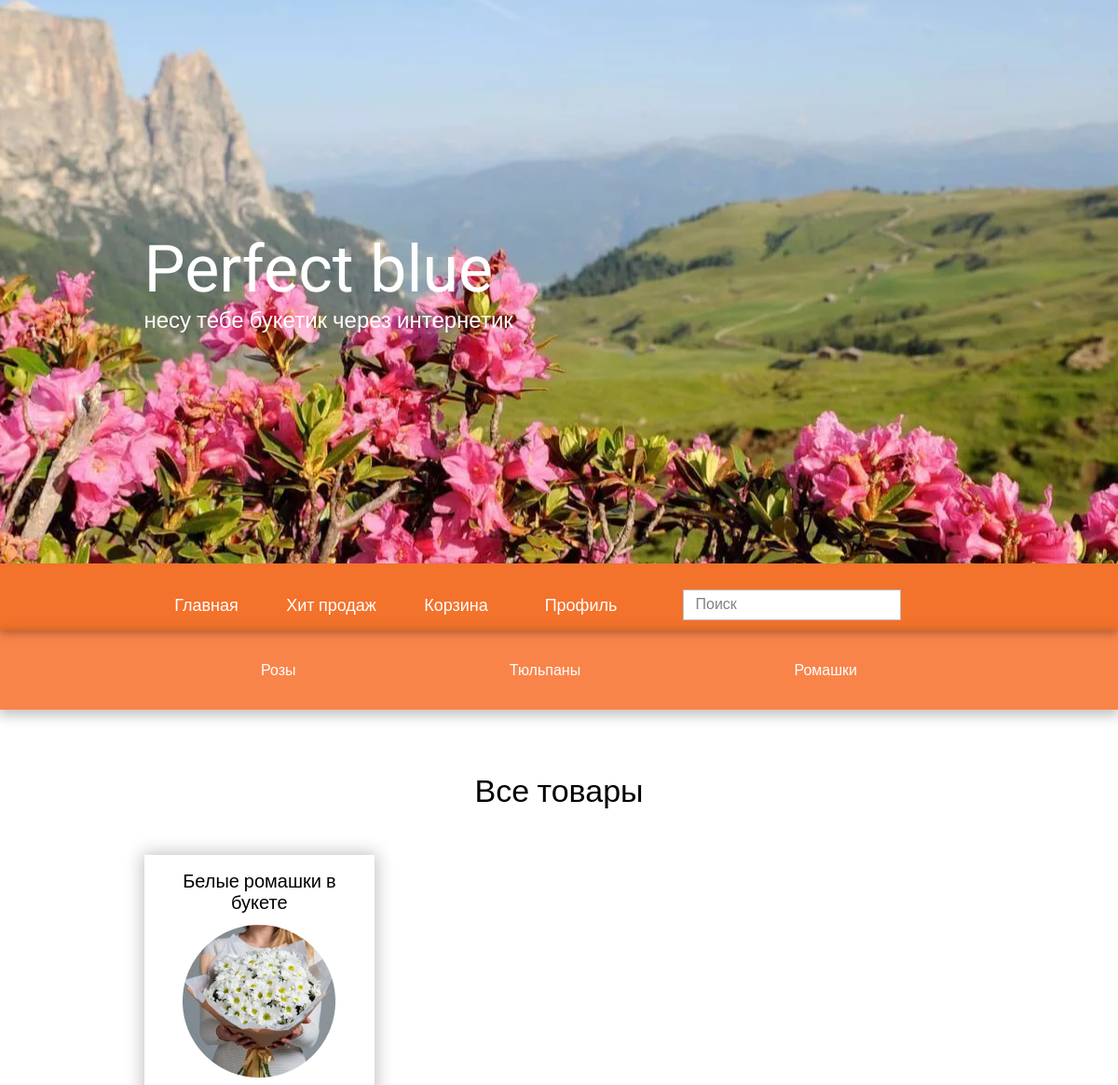
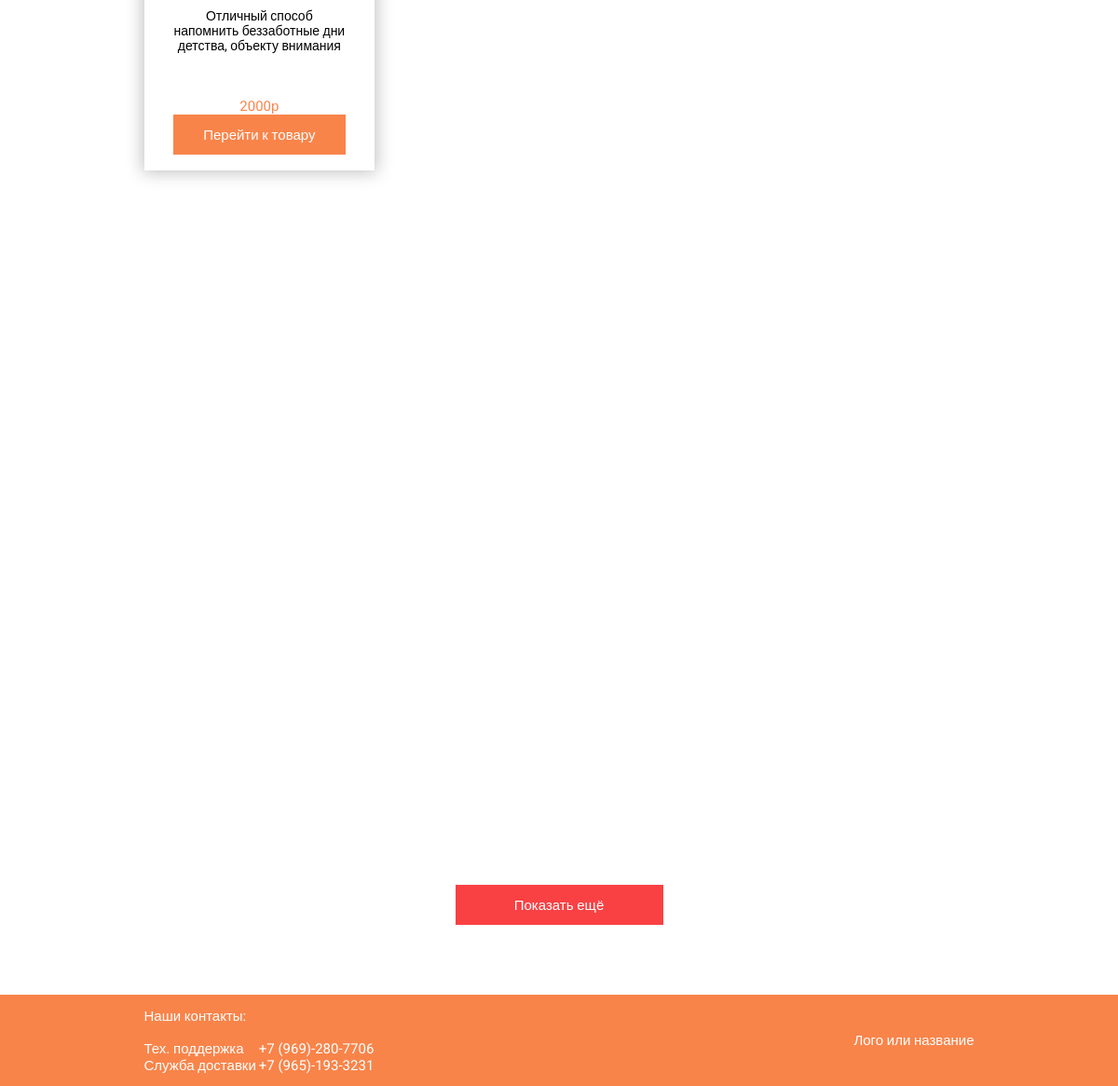
Screenshot of /category/chamomiles/ with the database file from the repository (2 pictures, top to bottom).
### flowers/models.py (models this page shows, shortened)
class Categories(models.Model):
    title = models.CharField(max_length=50, verbose_name='Название')
    slug = models.SlugField(max_length=255, unique=True, db_index=True)
    def __str__(self):
        return self.title
    def get_absolute_url(self):
        return reverse('category', kwargs={'category_slug': self.slug})
    class Meta:
        verbose_name = 'Категория'
        verbose_name_plural = 'Категории'
        ordering = ['id']

class Flowers(models.Model):
    title = models.CharField(max_length=50, verbose_name='Название')
    description = models.TextField(blank=True, verbose_name='Описание')
    price = models.CharField(max_length=10, verbose_name='Цена')
    number_of_purchases = models.IntegerField(default=0, verbose_name='Количество покупок')
    image = models.ImageField(upload_to='photos/%Y/%m/%d/', verbose_name='Фото')
    slug = models.SlugField(max_length=255, unique=True, db_index=True, verbose_name='URL')
    cat = models.ForeignKey('Categories', on_delete=models.CASCADE)
    def get_absolute_url(self):
        return reverse('post', kwargs={'post_slug': self.slug})
    class Meta:
        verbose_name = 'Цветы'
        verbose_name_plural = 'Цветы'
        ordering = ['title', 'price', 'number_of_purchases']

### flowers/views.py (the view)
# urls.py: path('category/<slug:category_slug>/', CategoriesFlowers.as_view(), name='category'),
class CategoriesFlowers(ListView):
    model = Flowers
    template_name = 'flowers/main.html'
    context_object_name = 'flowers'
    def get_queryset(self):
        return Flowers.objects.filter(cat__slug=self.kwargs['category_slug'])
    def get_context_data(self, *, object_list=None, **kwargs):
        context = super().get_context_data(**kwargs)
        context['menu'] = menu
        context['categories'] = cats
        return context

### flowers/templates/flowers/main.html (shortened to what this page needs)
{% extends 'flowers/base.html' %}
{% block header %}
<div class="sub__head">
    <div class="_container">
        <div class="subHead__row">
            <ul class="range">
                {% for c in categories %}
                <li><a href="{{ c.get_absolute_url }}">{{ c }}</a></li>
                {% endfor %}
            </ul>
        </div>
    </div>
</div>
{% endblock %}
{% block content %}
<main class="main">
    <div class="main__titleBlock">
        <div class="_container">
            <div class="main__title">
                Все товары
            </div>
        </div>
    </div>
    <div class="main__body">
        <div class="_container">
            <div class="main__row">
                <div class="main__page">
                    {% for f in flowers %}
                    <div class="page__body">
                        <div class="page__title">
                            {{ f.title }}
                        </div>
                        <div class="page__image">
                            <img src="{{ f.image.url }}" alt="">
                        </div>
                        <div class="page__text">
                            {{ f.description }}
                        </div>
                        <div class="page__price">
                            {{ f.price }}
                        </div>
                        <div class="page__link">
                            <a href="{{ f.get_absolute_url }}">
                                Перейти к товару
                            </a>
                        </div>
                    </div>
                </div>
                <div class="main__page">
                    {% endfor %}
                </div>
            </div>
        </div>
    </div>
    </div>
    <div class="showMore">
        <div class="_container">
            <div class="showMore__body">
                <button class="showMore__button" href="#">Показать ещё</button>
            </div>
        </div>
    </div>
{% endblock %}

### flowers/static/flowers/css/style.css (style rules this page uses)
* { padding: 0; margin: 0; border: 0; }
*, *:before, *:after { -webkit-box-sizing: border-box; box-sizing: border-box; }
html, body { height: 100%; width: 100%; font-size: 100%; line-height: 1; font-size: 14px; -ms-text-size-adjust: 100%; -moz-text-size-adjust: 100%; -webkit-text-size-adjust: 100%; }
input, button, textarea { font-family: inherit; }
button { cursor: pointer; }
a, a:visited { text-decoration: none; }
ul li { list-style: none; }
img { vertical-align: top; }
body { font-family: 'Roboto', sans-serif; }
._container { max-width: 891px; margin: 0 auto; }
.sub__head { position:relative ; box-shadow: 0px 4px 13px 2px rgba(0, 0, 0, 0.25); }
.subHead__row { min-height: 85px; display: flex; justify-content: center; align-items: center; }
.range { min-width: 640px; display: flex; justify-content: space-between; }
.range a { font-size: 16px; line-height: 19px; color: #FFFFFF; }
.main { min-height: 1286px; }
.main__titleBlock { margin: 0px 0px 49px 0px; }
.main__title { font-size: 34px; line-height: 40px; display: flex; justify-content: center; margin: 67px 0px 0px 0px; }
.main__row { margin: 0px -37px; display: flex; flex-wrap: wrap; }
.main__page { margin-bottom: 108px; flex: 0 1 33.3333%; padding: 0px 37px; min-height: 414px; }
.page__body { padding: 0px 31px 0px 31px; box-shadow: 0px 0px 17px 2px rgba(0, 0, 0, 0.25); display: flex; flex-direction: column; }
.page__title { text-align: center; margin-top: 17px; margin-bottom: 12px; font-size: 20px; line-height: 23px; }
.page__image { display: flex; justify-content: center; margin-bottom: 17px; }
.page__text { min-height: 80px; text-align: center; font-size: 14px; line-height: 16px; margin-bottom: 16px; }
.page__price { display: flex; justify-content: center; align-items: center; font-size: 15px; color: #F9844A; line-height: 18px; }
.page__link { padding-bottom: 17px; }
.page__link a { font-size: 15px; line-height: 18px; min-width: 164px; min-height: 43px; display: flex; align-items: center; justify-content: center; background-color: #F9844A; color: #FFFFFF; }
.showMore { margin-bottom: 75px; }
.showMore__body { display: flex; justify-content: center; }
.showMore__button { display: flex; justify-content: center; align-items: center; color: #FFFFFF; background: #F94144; min-width: 223px; min-height: 43px; font-size: 15px; line-height: 18px; }

### rows the page displays
Categories: title "Розы"
Categories: title "Тюльпаны"
Categories: title "Ромашки"
Flowers: title "Белые ромашки в букете", image (picture), description "Отличный способ напомнить беззаботные дни детства, объекту внимания", price "2000р"

### other values shown
{{ m.title }} "Главная" "Хит продаж" "Корзина" "Профиль"
